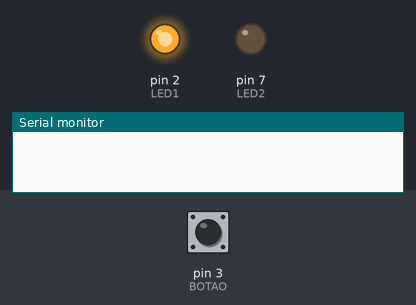
Bench run of a sketch on a simulated Arduino Uno, built with avr-gcc and run on an emulated ATmega328P. On the bench: output pins drawn as LEDs (lit = HIGH), the last lines printed to the serial monitor. The test bench sets the inputs (shaded band); at power-on: pin 3 (BOTAO) LOW. Random numbers use the default seed unless the sketch sets one.

Above: at 0.1 s.
At 12.6 s:
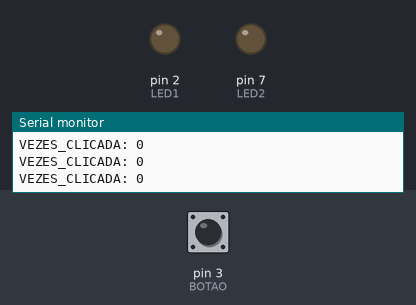
At 14.6 s:
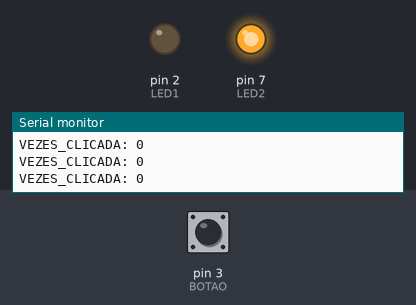
Timing chart, 0 to 16.1 s (numbered marks = the images above):
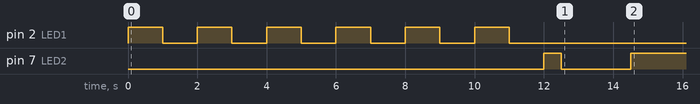

The sketch:

sequencia_botao.ino
```cpp
int LED1 = 2;
int LED2 = 7;
int BOTAO = 3; //Botão conectado ao pino 8
int ESTADO_BOTAO = 0; //Variável para leitura do estado do Botão
int VAR = 0;
int VAR2 = 0;
int VEZES_PISCADA = 0;
int VEZES_CLICADA = 0;
int DELAY_CLIQUE = 0;
int TESTE = 0;

unsigned long tempoUltimoClique = 0;
bool tempoEsgotado = false;

void setup() {
  pinMode(LED1, OUTPUT);
  pinMode(LED2, OUTPUT);
  pinMode(BOTAO, INPUT);

  // Inicializa o gerador de números aleatórios
  randomSeed(analogRead(A0));  // Use um pino analógico flutuante para ruído

  int limite = random(1, 10);  // Valor entre 1 e 9

  for (int i = 0; i < limite; i++) {
    digitalWrite(LED1, HIGH);
    delay(1000);
    VEZES_PISCADA++;
    digitalWrite(LED1, LOW);
    delay(1000);
  }

  digitalWrite(LED2, HIGH);
  delay(500);
  digitalWrite(LED2, LOW);

  tempoUltimoClique = millis();

  Serial.begin(9600);  // No setup
  Serial.print("VEZES_PISCADA: ");
  Serial.println(VEZES_PISCADA);
  Serial.print("LIMITE: ");
  Serial.println(limite);

}

void loop() {
  // Se ainda não passou dos 5 segundos sem clique
  if (!tempoEsgotado) {
    quantidadeClicada();

    // Verifica se 5 segundos passaram desde o último clique
    if (millis() - tempoUltimoClique > 2000) {
      tempoEsgotado = true;
      verificarSequencia(); // Verifica se acertou
    }
  }

}

void quantidadeClicada(){
  VAR = digitalRead(BOTAO);
  if (VAR == 1 && VAR2 == 0)
 {
  ESTADO_BOTAO = 1 - ESTADO_BOTAO;
  VEZES_CLICADA++;
  VAR2 = 1;
  delay(20);
  tempoUltimoClique = millis();
 }

 if (VAR == LOW) {
    VAR2 = 0;
  }

  Serial.print("VEZES_CLICADA: ");
  Serial.println(VEZES_CLICADA);

}

void verificarSequencia(){
   if(VEZES_CLICADA == VEZES_PISCADA){
    digitalWrite(LED1, HIGH);
  } else {
    digitalWrite(LED2, HIGH);
  }
}
```

Measured:
- by itself, pin 7 (LED2): HIGH → LOW at 12.5 s, → HIGH 2.0 s later
